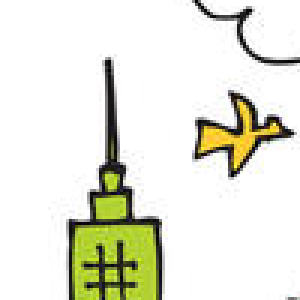
#> input picture nyc_images/0.png, 100 x 100 px (shown 3 times larger); its folder holds 5 pictures in this run
$ python jigsaw_solver.py
#> lines starting #> are read from the running program, lines starting #| are printed output that depends on the picture
import numpy as np
import cv2
import os
import glob
import random
import sys

# Main function used to instaniate the image, replace path with your own directory.

def main():

    path = os.getcwd()
    path += '/nyc_images'
    t = Tile(0,0, random.randrange(0, len([n for n in os.listdir(path) if os.path.join(path, n)])))
    pixels = 100

    x = 'n'

    while (x != 'y'):
        islands = []
        t = Tile(0,0, random.randrange(0, len([n for n in os.listdir(path) if os.path.join(path, n)])))
        test = Image(t, pixels, path)
        test.map_image()

        while(test.max_images < 0):
            test.clear_map()
            t = Tile(0,0, random.randrange(0, len([n for n in os.listdir(path) if os.path.join(path, n)])))
            test = Image(t, pixels, path)
            test.map_image()

        test.print_map()
        print("\n\nImages Left:", test.max_images, "\n")
        print('\nDoes the output look correct (type y to end): ')
        x = input()


# Load all png images in current pwd/images, make sure to make changes if not pngs or the directory
# isn't /images

def load_images(path):
#> called with path = 'nyc_images'
    gray_images = []
    images = [cv2.imread(file) for file in glob.glob(path + "/*.png")]
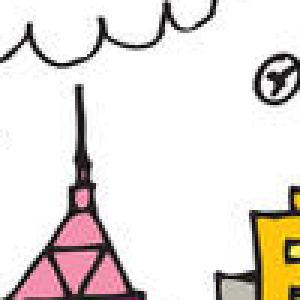
#> input picture nyc_images/1.png, 100 x 100 px (shown 3 times larger)
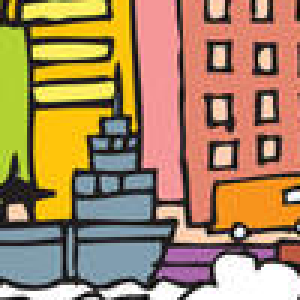
#> input picture nyc_images/14.png, 100 x 100 px (shown 3 times larger)
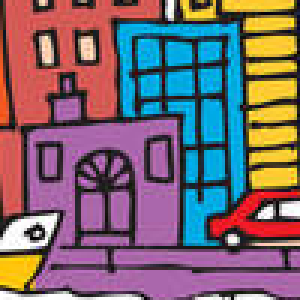
#> input picture nyc_images/16.png, 100 x 100 px (shown 3 times larger)
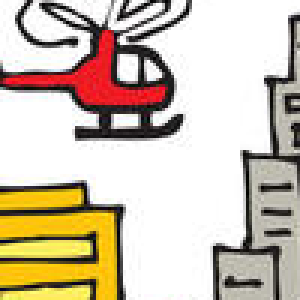
#> input picture nyc_images/2.png, 100 x 100 px (shown 3 times larger)
#> images = 5 items
    for i in range(len(images)):
            gray = cv2.cvtColor(images[i], cv2.COLOR_BGR2GRAY)
            gray_images.append(gray)
#> this loop made 5 passes
#> pass 1, in load_images, `gray = cv2.cvtColor(images[i], cv2.COLOR_BGR2GRAY)`:
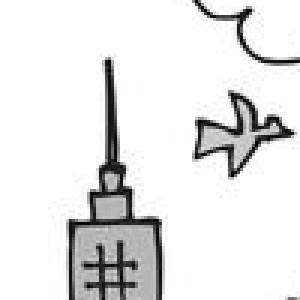
#> gray: shape (100, 100) (shown 3 times larger); min 0, max 255, mean 230
#> pass 2, in load_images, `gray = cv2.cvtColor(images[i], cv2.COLOR_BGR2GRAY)`:
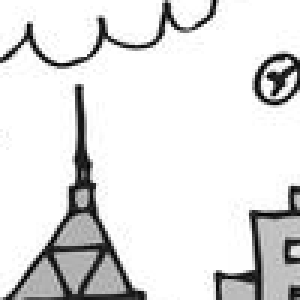
#> gray: shape (100, 100) (shown 3 times larger); min 0, max 255, mean 224
#> pass 3, in load_images, `gray = cv2.cvtColor(images[i], cv2.COLOR_BGR2GRAY)`:
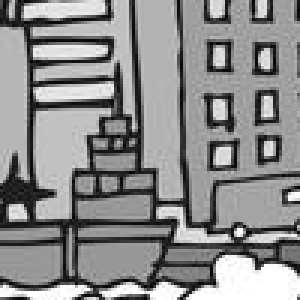
#> gray: shape (100, 100) (shown 3 times larger); min 0, max 255, mean 140.2
#> after the loop, gray_images = 5 items
    return images, gray_images


# A load function to pick the pictues in a nonrandom order //Used only for testing

# [44 lines left out: function load_test_images, not called in this run]


# Creating an object for each Tile that gives it an x val, y val, and index in the images list

class Tile:
    def __init__(self, y, x, index):
        self.x = x
        self.y = y
        self.index = index


# Creates an image class with values inputted as the default confidence, current image to start,
# and the pixel count for each image which has to be identical for each image

class Image:

    # Initializes an image object with all the values below
    def __init__(self, cur_image, pixels, path):
        self.images, self.gray_images = load_images(path)
#> self.images = 5 items; self.gray_images = 5 items
        self.cur_image = cur_image
        self.max_images = len(self.images)-1
#> self.max_images = 4
        t = Tile(cur_image.y, cur_image.x, cur_image.index)
        self.map_indices = [[t]]
        self.first_img = cur_image.index
        self.pixels = pixels
        self.unused_images = []


    # comparison function needs an index to start with and a direction to compare the pixel values of all the other
    # images to in a north, east, south, west form
    def compare_tile(self, index, direction):
        if (direction == 'n'):
            y1 = 0
            y2 = self.pixels-1

        elif (direction == 's'):
            y1 = self.pixels-1
            y2 = 0

        elif (direction == 'e'):
            x1 = self.pixels-1
            x2 = 0

        elif (direction == 'w'):
            x1 = 0
            x2 = self.pixels-1

        color = []
        cmp_img = []


        # this loop is taking every other image in the directory loaded and checking every single pixel that
        # borders it on the side choosen. It them takes the absolute value of the difference between the grayscaled
        # version and averages that. Whatever image has the smallest average is the closest to bordering it.
        for image in range(len(self.gray_images)):
            c = 0
            for p in range(self.pixels):
                if (direction == 'n' or direction == 's'):
                    comp = [ self.gray_images[index][y1, p], self.gray_images[image] [y2, p] ]
                    color.append(comp)
                else:
                    comp = [ self.gray_images[index][p, x1], self.gray_images[image] [p, x2] ]
                    color.append(comp)
            for e in range(len(color)):
                    c = c + abs(int(color[e][0]) - int(color[e][1]))
            cmp_img.append(c/self.pixels)
            color.clear()
        minimum = min(cmp_img)
        return [minimum, cmp_img.index(minimum)]

    # [5 lines left out: function print_map, not called in this run]


    # This function determines where the tile should be placed in the mappings of the array
    def place_image(self, tile):
        x = 0
        y = tile.y + abs(self.map_indices[0][0].y)
        x_list = self.list_of_x()

        if (tile.index in self.unused_images):
            self.unused_images.remove(tile.index)

        # adds a new row on top
        if (y < 0):
            self.map_indices.insert(0, [tile])
            self.max_images -= 1
        # adds a new row at the bottom
        elif (y >= len(self.map_indices)):
            self.map_indices.append([tile])
            self.max_images -= 1
        # adds an x values to a row
        else:
            self.map_indices[y].append(tile)
            self.sort_tiles()
            self.max_images -= 1

    def clear_map(self):
         self.map_indices.clear()

    # sorts all the rows by their x value
    def sort_tiles(self):
        for row in self.map_indices:
            row.sort(key=lambda x: x.x)

    #returns the number value for a tiles position in the 2D array, returns none if doesn't exist
    # [7 lines left out: function get_img_index, not called in this run]


    # returns a list of the entire mapping but just the x values
    def list_of_x(self):
        x_list = []
        for r in range(len(self.map_indices)):
            l = []
            for c in range(len(self.map_indices[r])):
                x = self.map_indices[r][c].x
                l.append(x)
            x_list.append(l)
        return(x_list)


    # returns a list of the entire mapping but just the index values
    # [9 lines left out: function list_of_images, not called in this run]

    # maps out the entire image based on the starting one
    def map_image(self):
        # setting up a list that will 161show at the end which images haven't been used
        for i in range(len(self.images)):
            if i == self.cur_image.index:
                continue
            self.unused_images.append(i)
#> after the loop, self.unused_images = [0, 1, 2, 4]

        north = True
        south = True

        # goes and maps all the way up until it doesn't have enough confidence to place
        while(north == True):
            con, index = self.compare_tile(self.cur_image.index, 'n')
            n_con, n_index = self.compare_tile(index, 's')
            if (n_index == self.cur_image.index and index in self.unused_images):
                t = Tile(self.cur_image.y-1, self.cur_image.x, index)
                self.place_image(t)
                self.cur_image.index = index
                self.cur_image.y -= 1
            else:
                self.cur_image.y = 0
                self.cur_image.index = self.first_img
                north = False
#> this loop made 2 passes

        # goes and maps all the way down until it doesn't have enough confidence to place
        while(south == True):
            con, index = self.compare_tile(self.cur_image.index, 's')
            n_con, n_index = self.compare_tile(index, 'n')
            if (n_index == self.cur_image.index and index in self.unused_images):
                t = Tile(self.cur_image.y+1, self.cur_image.x, index)
                self.place_image(t)
                self.cur_image.index = index
                self.cur_image.y += 1

            else:
                south = False
#> this loop made 1 pass
#> (con, index, n_con, n_index) on pass 1: (57.87, 0, 43.33, 0)

        # for each row going up and down go and place images east and west all the way until it doesn't
        # have the confidence to anymore
        for row in range(len(self.map_indices)):
            # East half implementation
            east = True
            self.cur_image.x = self.map_indices[row][0].x
            self.cur_image.y = self.map_indices[row][0].y
            self.cur_image.index = self.map_indices[row][0].index
            while(east == True):
                con, index = self.compare_tile(self.cur_image.index, 'e')
                n_con, n_index = self.compare_tile(index, 'w')
                if (n_index == self.cur_image.index and index in self.unused_images):
                    t = Tile(self.cur_image.y, self.cur_image.x+1, index)
                    self.place_image(t)
                    self.cur_image.index = index
                    self.cur_image.x += 1

                else:
                    east = False

            # West half implementation
            west = True
            self.cur_image.x = self.map_indices[row][0].x
            self.cur_image.y = self.map_indices[row][0].y
            self.cur_image.index = self.map_indices[row][0].index
            while(west == True):
                con, index = self.compare_tile(self.cur_image.index, 'w')
                n_con, n_index = self.compare_tile(index, 'e')
                if (n_index == self.cur_image.index and index in self.unused_images):
                    t = Tile(self.cur_image.y, self.cur_image.x-1, index)
                    self.place_image(t)
                    self.cur_image.index = index
                    self.cur_image.x -= 1

                else:
                    west = False
#> this loop made 2 passes

        top = self.map_indices[0]
#> top = 3 items
        bot = self.map_indices[-1]
#> bot = 1 item
        for c in range(len(self.map_indices[0])):
            # North half implementation

            north = True
            self.cur_image.x = top[c].x
            self.cur_image.y = top[c].y
            self.cur_image.index = top[c].index
            # goes and maps all the way up until it doesn't have enough confidence to place
            while(north == True):
                con, index = self.compare_tile(self.cur_image.index, 'n')
                n_con, n_index = self.compare_tile(index, 's')
                if (n_index == self.cur_image.index and index in self.unused_images):
                    t = Tile(self.cur_image.y-1, self.cur_image.x, index)
                    self.place_image(t)
                    self.cur_image.index = index
                    self.cur_image.y -= 1

                else:
                    north = False
#> this loop made 3 passes

        for col in range(len(self.map_indices[-1])):
            # south half implementation
            south = True
            self.cur_image.x = bot[col].x
            self.cur_image.y = bot[col].y
            self.cur_image.index = bot[col].index
            # goes and maps all the way down until it doesn't have enough confidence to place
            while(south == True):
                con, index = self.compare_tile(self.cur_image.index, 's')
                n_con, n_index = self.compare_tile(index, 'n')
                if (n_index == self.cur_image.index and index in self.unused_images):
                    t = Tile(self.cur_image.y+1, self.cur_image.x, index)
                    self.place_image(t)
                    self.cur_image.index = index
                    self.cur_image.y += 1

                else:
                    south = False
#> this loop made 1 pass

        # Add East and West tiles to the newly added rows on top and bottom
        for row in range(len(self.map_indices)):
            # East half implementation
            east = True
            self.cur_image.x = self.map_indices[row][-1].x
            self.cur_image.y = self.map_indices[row][-1].y
            self.cur_image.index = self.map_indices[row][-1].index
            while(east == True):
                con, index = self.compare_tile(self.cur_image.index, 'e')
                n_con, n_index = self.compare_tile(index, 'w')
                if (n_index == self.cur_image.index and index in self.unused_images):
                    t = Tile(self.cur_image.y, self.cur_image.x+1, index)
                    self.place_image(t)
                    self.cur_image.index = index
                    self.cur_image.x += 1

                else:
                    east = False

            # West half implementation
            west = True
            self.cur_image.x = self.map_indices[row][0].x
            self.cur_image.y = self.map_indices[row][0].y
            self.cur_image.index = self.map_indices[row][0].index
            while(west == True):
                con, index = self.compare_tile(self.cur_image.index, 'w')
                n_con, n_index = self.compare_tile(index, 'e')
                if (n_index == self.cur_image.index and index in self.unused_images):
                    t = Tile(self.cur_image.y, self.cur_image.x-1, index)
                    self.place_image(t)
                    self.cur_image.index = index
                    self.cur_image.x -= 1

                else:
                    west = False
#> this loop made 2 passes


        # Starting at the top row on a row to row basis fill in each row beneath with any x values that the
        # row below the current doesn't have
        x_list = self.list_of_x()
#> x_list = [[-1, 0, 1], [0]]
        for row in range(len(self.map_indices)-1):
            for x in range(len(self.map_indices[row])):
                self.cur_image.x = self.map_indices[row][x].x
                self.cur_image.y = self.map_indices[row][x].y
                self.cur_image.index = self.map_indices[row][x].index
                in_next_row = False
                if (self.map_indices[row][x].x not in x_list[row+1]):
                    con, index = self.compare_tile(self.cur_image.index, 's')
                    n_con, n_index = self.compare_tile(index, 'n')
                    if (n_index == self.cur_image.index and index in self.unused_images):
                        t = Tile(self.cur_image.y+1, self.cur_image.x, index)
                        self.place_image(t)
#> this loop made 1 pass


        x_list = self.list_of_x()
        for row in range(len(self.map_indices)-1, 0, -1):
            for x in range(len(self.map_indices[row])):
                self.cur_image.x = self.map_indices[row][x].x
                self.cur_image.y = self.map_indices[row][x].y
                self.cur_image.index = self.map_indices[row][x].index
                in_next_row = False
                if (self.map_indices[row][x].x not in x_list[row-1]):
                    con, index = self.compare_tile(self.cur_image.index, 'n')
                    n_con, n_index = self.compare_tile(index, 's')
                    if (n_index == self.cur_image.index and index in self.unused_images):
                        t = Tile(self.cur_image.y-1, self.cur_image.x, index)
                        self.place_image(t)
#> this loop made 1 pass


        # This will sort the tiles by their x value
        self.sort_tiles()
        #self.print_map()
        self.build_image()

    # Fill holes and concatenate rows and then concatenate vertically to rebuild the image
    def build_image(self):
        rows = []
        black_image = cv2.imread("gray.PNG", cv2.IMREAD_COLOR)
#> (the run stopped early here; a loop or call above may not have finished)
